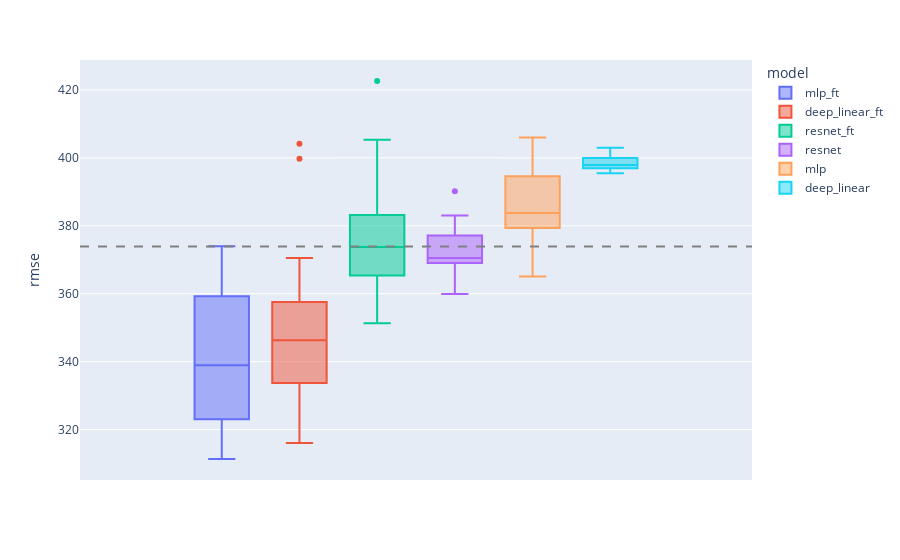

The notebook cell this image was saved under:
### Markdown cell above
## Specifically for 'modern' dl approaches?

### Code cell
deep_learning_models = ["mlp", "resnet", "deep_linear"]
deep_learning_models = deep_learning_models + [f"{x}_ft" for x in deep_learning_models]
deep_learning_featurizers = ["bert_cls", "bert_mean"]
deep_learning_tokenizers = ["bert"]

deep_learning_results = filtered_results[
    (filtered_results["model"].isin(deep_learning_models)) &
    (filtered_results["featuriser"].isin(deep_learning_featurizers)) &
    (filtered_results["tokeniser"].isin(deep_learning_tokenizers))
]

z = deep_learning_results.sort_values(by=metric).reset_index(drop=True)
logger.info(deep_learning_results.shape)
fig = px.box(deep_learning_results, y=metric, color="model")
fig.add_hline(y=deep_learning_results[metric].mean(), line_dash="dash", line_color="gray")
fig.show()

### Figure 1 — Plotly figure (JSON) as saved in the notebook; plotly's stock layout.template omitted (floating-point values rounded to 4 significant figures)
{"data": [{"alignmentgroup": "True", "hovertemplate": "model=mlp_ft<br>rmse=%{y}<extra></extra>", "legendgroup": "mlp_ft", "marker": {"color": "#636efa"}, "name": "mlp_ft", "notched": false, "offsetgroup": "mlp_ft", "orientation": "v", "showlegend": true, "type": "box", "x0": " ", "xaxis": "x", "y": [311.3, 314.8, 317.7, 319.8, 326.2, 336.8, 338.1, 338.7, 339.2, 343.1, 345.6, 355.9, 362.6, 365.1, 369.5, 374.0], "y0": " ", "yaxis": "y"}, {"alignmentgroup": "True", "hovertemplate": "model=deep_linear_ft<br>rmse=%{y}<extra></extra>", "legendgroup": "deep_linear_ft", "marker": {"color": "#EF553B"}, "name": "deep_linear_ft", "notched": false, "offsetgroup": "deep_linear_ft", "orientation": "v", "showlegend": true, "type": "box", "x0": " ", "xaxis": "x", "y": [316.0, 324.5, 324.8, 329.3, 338.1, 339.0, 339.3, 345.2, 347.4, 348.4, 350.6, 350.9, 364.2, 370.6, 399.7, 404.2], "y0": " ", "yaxis": "y"}, {"alignmentgroup": "True", "hovertemplate": "model=resnet_ft<br>rmse=%{y}<extra></extra>", "legendgroup": "resnet_ft", "marker": {"color": "#00cc96"}, "name": "resnet_ft", "notched": false, "offsetgroup": "resnet_ft", "orientation": "v", "showlegend": true, "type": "box", "x0": " ", "xaxis": "x", "y": [351.3, 358.1, 359.9, 360.5, 361.9, 363.4, 367.4, 368.5, 370.4, 370.6, 370.7, 372.8, 374.7, 375.6, 375.7, 380.1, 381.6, 383.0, 383.3, 384.1, 387.7, 390.2, 405.3, 422.6], "y0": " ", "yaxis": "y"}, {"alignmentgroup": "True", "hovertemplate": "model=resnet<br>rmse=%{y}<extra></extra>", "legendgroup": "resnet", "marker": {"color": "#ab63fa"}, "name": "resnet", "notched": false, "offsetgroup": "resnet", "orientation": "v", "showlegend": true, "type": "box", "x0": " ", "xaxis": "x", "y": [359.9, 360.5, 368.3, 369.8, 369.9, 370.4, 370.7, 376.0, 376.8, 377.5, 383.0, 390.1], "y0": " ", "yaxis": "y"}, {"alignmentgroup": "True", "hovertemplate": "model=mlp<br>rmse=%{y}<extra></extra>", "legendgroup": "mlp", "marker": {"color": "#FFA15A"}, "name": "mlp", "notched": false, "offsetgroup": "mlp", "orientation": "v", "showlegend": true, "type": "box", "x0": " ", "xaxis": "x", "y": [365.1, 369.5, 370.9, 374.1, 374.9, 378.9, 379.8, 380.6, 381.4, 382.1, 382.2, 383.7, 383.8, 383.9, 391.5, 392.6, 394.1, 394.5, 394.7, 397.8, 399.1, 404.1, 405.5, 406.0], "y0": " ", "yaxis": "y"}, {"alignmentgroup": "True", "hovertemplate": "model=deep_linear<br>rmse=%{y}<extra></extra>", "legendgroup": "deep_linear", "marker": {"color": "#19d3f3"}, "name": "deep_linear", "notched": false, "offsetgroup": "deep_linear", "orientation": "v", "showlegend": true, "type": "box", "x0": " ", "xaxis": "x", "y": [395.5, 395.8, 395.8, 396.2, 396.8, 396.9, 397.0, 397.5, 397.5, 397.6, 397.6, 397.9, 397.9, 398.1, 398.1, 398.1, 398.6, 399.7, 400.2, 400.7, 401.1, 401.6, 402.3, 403.0], "y0": " ", "yaxis": "y"}], "layout": {"boxmode": "group", "legend": {"title": {"text": "model"}, "tracegroupgap": 0}, "margin": {"t": 60}, "shapes": [{"line": {"color": "gray", "dash": "dash"}, "type": "line", "x0": 0, "x1": 1, "xref": "x domain", "y0": 373.9, "y1": 373.9, "yref": "y"}], "xaxis": {"anchor": "y", "domain": [0, 1]}, "yaxis": {"anchor": "x", "domain": [0, 1], "title": {"text": "rmse"}}}}
